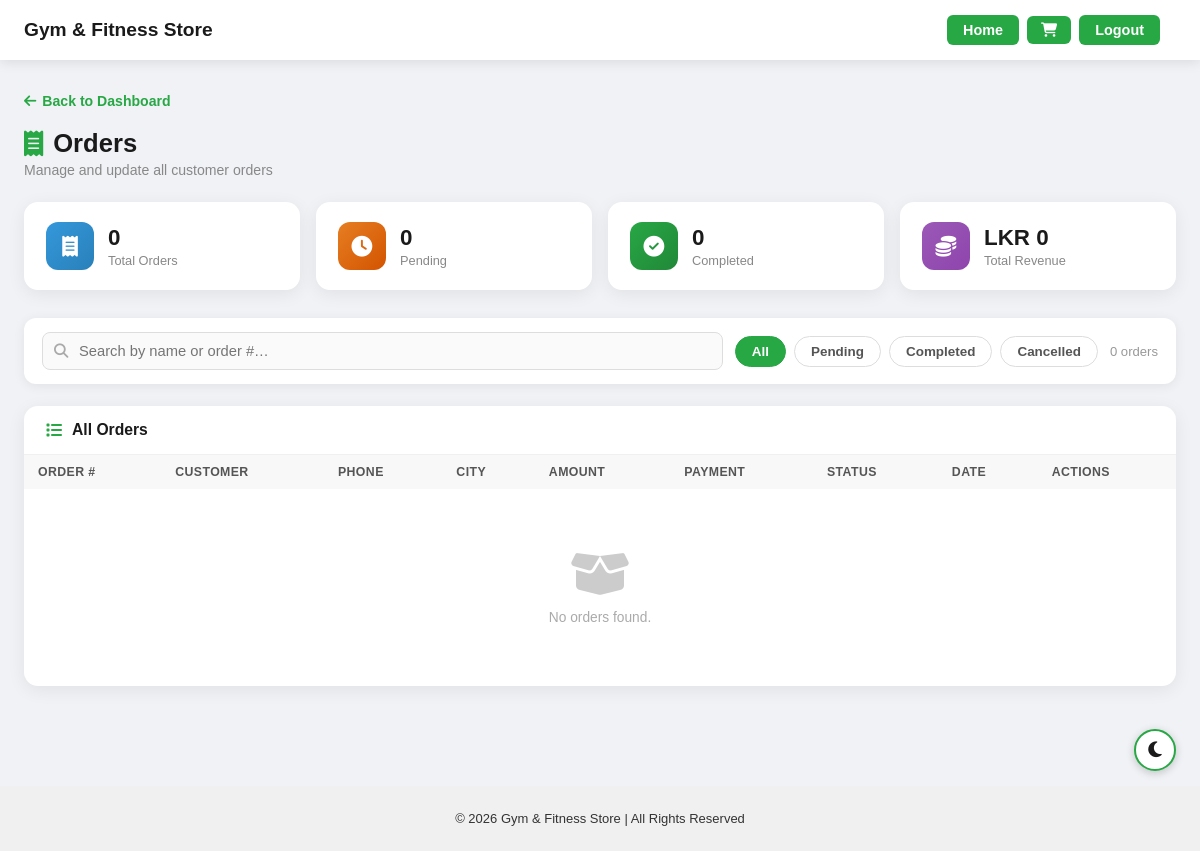
The page /admin/orders.php (signed in) on the database as committed earlier.
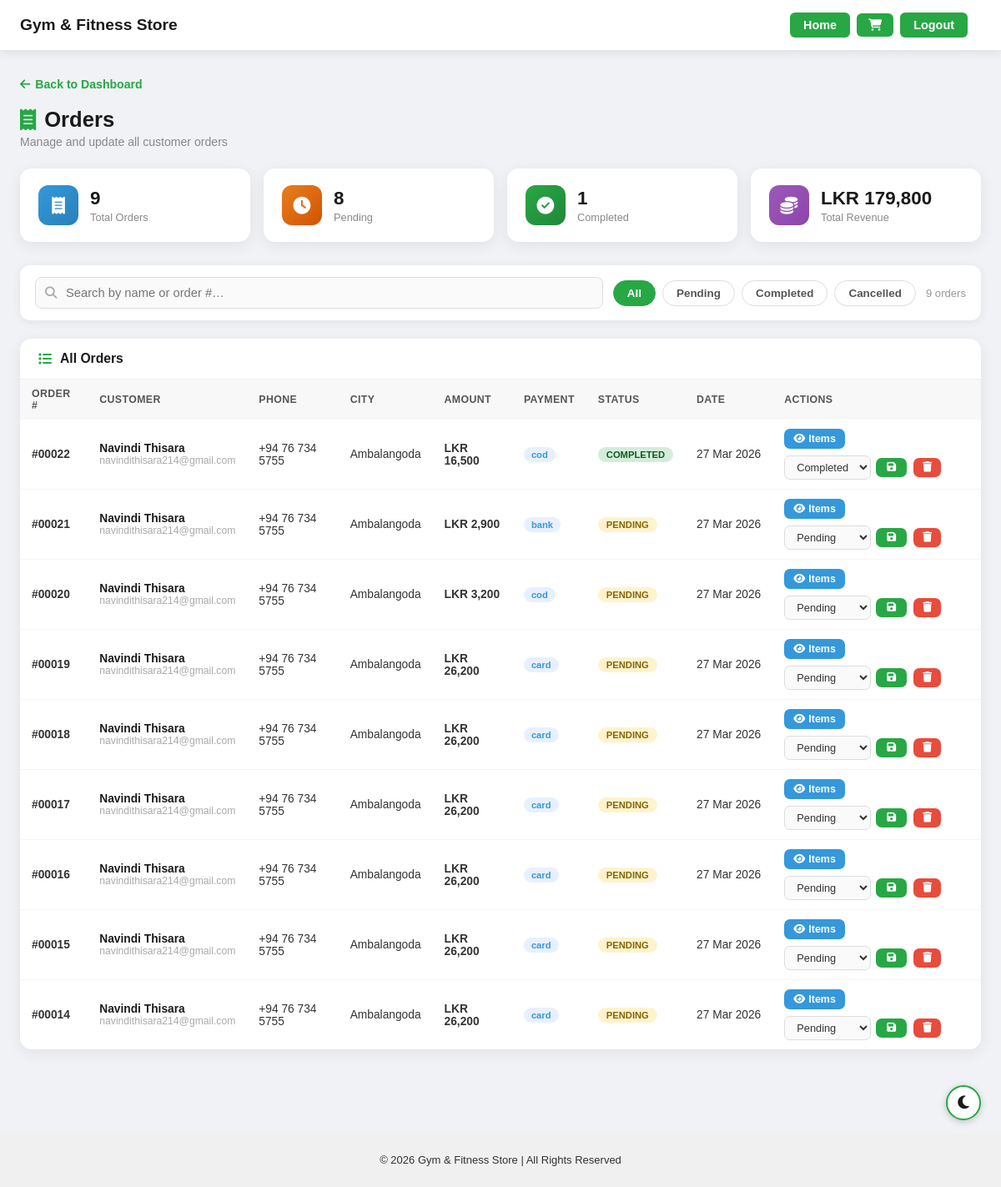
The same page on the database as committed later.
### tables this page shows
CREATE TABLE `orders` (
  `id` int(11) NOT NULL,
  `user_id` int(11) NOT NULL,
  `quantity` int(11) NOT NULL,
  `status` varchar(50) NOT NULL DEFAULT 'Paid',
  `created_at` timestamp NOT NULL DEFAULT current_timestamp(),
  `full_name` varchar(255) NOT NULL,
  `email` varchar(255) NOT NULL,
  `address` text NOT NULL,
  `phone` varchar(20) NOT NULL,
  `city` varchar(100) NOT NULL,
  `postal` varchar(20) NOT NULL,
  `payment_method` varchar(50) NOT NULL DEFAULT 'COD',
  `total_amount` decimal(10,2) NOT NULL DEFAULT 0.00
);

CREATE TABLE `users` (
  `id` int(11) NOT NULL,
  `name` varchar(100) NOT NULL,
  `email` varchar(100) NOT NULL,
  `password` varchar(255) NOT NULL,
  `role` enum('user','admin') DEFAULT 'user'
);

### admin/orders.php (the view, shortened to what this page needs)
<?php
include("../config/db.php");
$statusFilter  = $_GET['status'] ?? 'all';
$where = [];
$whereSQL = $where ? "WHERE ".implode(" AND ", $where) : "";
$orders = $conn->query("SELECT o.*, u.name as uname, u.email as uemail
                         FROM orders o
                         JOIN users u ON o.user_id = u.id
                         $whereSQL
                         ORDER BY o.created_at DESC");
$totalOrders    = $conn->query("SELECT COUNT(*) as c FROM orders")->fetch_assoc()['c'];
$pendingOrders  = $conn->query("SELECT COUNT(*) as c FROM orders WHERE status='Pending'")->fetch_assoc()['c'];
$completedOrders= $conn->query("SELECT COUNT(*) as c FROM orders WHERE status='Completed'")->fetch_assoc()['c'];
$totalRevenue   = $conn->query("SELECT SUM(total_amount) as s FROM orders")->fetch_assoc()['s'] ?? 0;
?>
<!DOCTYPE html>
<html lang="en">
<head>
<link rel="stylesheet" href="../assets/style.css">
<link rel="stylesheet" href="https://cdnjs.cloudflare.com/ajax/libs/font-awesome/6.5.1/css/all.min.css">
</head>
<body class="light-mode">
<?php include("../includes/header.php"); ?>
<div class="page-outer">
<div class="admin-wrap">
    <a href="dashboard.php" class="back-link"><i class="fa-solid fa-arrow-left"></i> Back to Dashboard</a>
    <h2 class="page-title"><i class="fa-solid fa-receipt"></i> Orders</h2>
    <p class="page-sub">Manage and update all customer orders</p>
    <div class="stats-grid">
        <div class="stat-card" style="animation-delay:0s">
            <div class="stat-icon blue"><i class="fa-solid fa-receipt"></i></div>
            <div class="stat-info"><h3><?= $totalOrders ?></h3><p>Total Orders</p></div>
        </div>
        <div class="stat-card" style="animation-delay:0.07s">
            <div class="stat-icon orange"><i class="fa-solid fa-clock"></i></div>
            <div class="stat-info"><h3><?= $pendingOrders ?></h3><p>Pending</p></div>
        </div>
        <div class="stat-card" style="animation-delay:0.14s">
            <div class="stat-icon green"><i class="fa-solid fa-circle-check"></i></div>
            <div class="stat-info"><h3><?= $completedOrders ?></h3><p>Completed</p></div>
        </div>
        <div class="stat-card" style="animation-delay:0.21s">
            <div class="stat-icon purple"><i class="fa-solid fa-coins"></i></div>
            <div class="stat-info"><h3>LKR <?= number_format((float)$totalRevenue, 0) ?></h3><p>Total Revenue</p></div>
        </div>
    </div>
    <div class="filter-bar">
        <div class="search-wrap">
            <i class="fa-solid fa-magnifying-glass"></i>
            <input type="text" id="searchInput" placeholder="Search by name or order #…" oninput="filterOrders()">
        </div>
        <div class="status-tabs">
            <button class="tab-btn <?= $statusFilter==='all'?'active':'' ?>"       onclick="setStatus('all',this)">All</button>
            <button class="tab-btn pending-tab   <?= $statusFilter==='Pending'?'active':'' ?>"   onclick="setStatus('Pending',this)">Pending</button>
            <button class="tab-btn completed-tab <?= $statusFilter==='Completed'?'active':'' ?>" onclick="setStatus('Completed',this)">Completed</button>
            <button class="tab-btn cancelled-tab <?= $statusFilter==='Cancelled'?'active':'' ?>" onclick="setStatus('Cancelled',this)">Cancelled</button>
        </div>
        <span class="results-count" id="resultsCount"></span>
    </div>
    <div class="section-card">
        <div class="section-card-header">
            <i class="fa-solid fa-list"></i>
            <h3>All Orders</h3>
        </div>
        <table>
            <thead>
                <tr>
                    <th>Order #</th>
                    <th>Customer</th>
                    <th>Phone</th>
                    <th>City</th>
                    <th>Amount</th>
                    <th>Payment</th>
                    <th>Status</th>
                    <th>Date</th>
                    <th>Actions</th>
                </tr>
            </thead>
            <tbody id="ordersBody">
            <?php if($orders && $orders->num_rows > 0):
                while($o = $orders->fetch_assoc()):
                    $statusLower = strtolower($o['status']);
            ?>
            <tr class="order-row"
                data-name="<?= strtolower(htmlspecialchars($o['full_name'])) ?>"
                data-user="<?= strtolower(htmlspecialchars($o['uname'])) ?>"
                data-id="<?= $o['id'] ?>"
                data-status="<?= $o['status'] ?>">
                <td><strong>#<?= str_pad($o['id'],5,'0',STR_PAD_LEFT) ?></strong></td>
                <td>
                    <div style="font-weight:600;color:#1a1a1a;"><?= htmlspecialchars($o['full_name']) ?></div>
                    <div style="font-size:0.76rem;color:#aaa;"><?= htmlspecialchars($o['uemail']) ?></div>
                </td>
                <td><?= htmlspecialchars($o['phone']) ?></td>
                <td><?= htmlspecialchars($o['city']) ?></td>
                <td><strong>LKR <?= number_format($o['total_amount'], 0) ?></strong></td>
                <td><span class="pay-badge"><?= htmlspecialchars($o['payment_method']) ?></span></td>
                <td><span class="status-badge <?= $statusLower ?>"><?= $o['status'] ?></span></td>
                <td style="white-space:nowrap;"><?= date('d M Y', strtotime($o['created_at'])) ?></td>
                <td>
                    <div class="order-actions">
                        <button class="btn-view" onclick="viewOrder(<?= $o['id'] ?>)">
                            <i class="fa-solid fa-eye"></i> Items
                        </button>
                        <form method="POST" style="display:flex;gap:6px;align-items:center;">
                            <select name="status" class="status-select">
                                <option value="Pending"   <?= $o['status']==='Pending'  ?'selected':'' ?>>Pending</option>
                                <option value="Completed" <?= $o['status']==='Completed'?'selected':'' ?>>Completed</option>
                            </select>
                            <button type="submit" name="update_status" class="btn-save">
                                <i class="fa-solid fa-floppy-disk"></i>
                            </button>
                        </form>
                        <a href="orders.php?delete=<?= $o['id'] ?>" class="btn-delete"
                           onclick="return confirm('Delete order #<?= str_pad($o['id'],5,'0',STR_PAD_LEFT) ?>?')">
                            <i class="fa-solid fa-trash"></i>
                        </a>
                    </div>
                </td>
            </tr>
            <?php endwhile; else: ?>
                <tr><td colspan="9">
                    <div class="empty-state">
                        <i class="fa-solid fa-box-open"></i>
                        No orders found.
                    </div>
                </td></tr>
            <?php endif; ?>
            </tbody>
        </table>
    </div>
</div>
<div class="mode-toggle-container">
    <button id="mode-toggle" title="Toggle Light/Dark Mode">
        <i class="fa-solid fa-moon"></i>
    </button>
</div>
</div>
<?php include("../includes/footer.php"); ?>
</body>
</html>

### includes/header.php (shortened to what this page needs)
<?php
$currentPage = basename($_SERVER['PHP_SELF']);
$isLanding   = $currentPage === 'index.php';
$isHome      = $currentPage === 'home.php';
$userLogged  = isset($_SESSION['user']);
$scriptDir = str_replace('\\', '/', dirname($_SERVER['PHP_SELF']));
$scriptDir = trim($scriptDir, '/');
$depth     = ($scriptDir === '') ? 0 : substr_count($scriptDir, '/') + 1;
$root      = str_repeat('../', $depth);
?>
<header class="main-header">
    <div class="logo">Gym &amp; Fitness Store</div>
    <nav id="mainNav">
        <ul>
            <?php if($isLanding): ?>
                <li><a href="auth/login.php"    class="btn-header">Login</a></li>
                <li><a href="auth/register.php" class="btn-header">Register</a></li>
            <?php else: ?>
                <?php if(!$isHome): ?>
                    <?php if($userLogged): ?>
                        <li><a href="<?= $root ?>/gym-store/user/home.php" class="btn-header">Home</a></li>
                    <?php else: ?>
                        <li><a href="<?= $root ?>/gym-store/index.php" class="btn-header">Home</a></li>
                    <?php endif; ?>
                <?php endif; ?>
                <?php if($userLogged): ?>
                    <li>
                        <a href="<?= $root ?>/gym-store/user/cart.php" class="btn-cart-header" title="Cart">
                            <i class="fa-solid fa-cart-shopping"></i>
                        </a>
                    </li>
                    <li><a href="<?= $root ?>/gym-store/auth/logout.php" class="btn-header">Logout</a></li>
                <?php endif; ?>
            <?php endif; ?>
        </ul>
    </nav>
</header>

### includes/footer.php
<footer class="main-footer">
    <div class="footer-content">
        <p>&copy; <?= date('Y') ?> Gym & Fitness Store | All Rights Reserved</p>
    </div>
</footer>

### assets/style.css (style rules this page uses)
body, html { margin:0; padding:0; font-family: Arial, sans-serif; transition: background 0.3s, color 0.3s; }
a { text-decoration:none; }
button { cursor:pointer; }
.main-header { width:100%; background:#1a1a1a; color:#fff; display:flex; align-items:center; padding:0 24px; height: 60px; z-index:1000; box-shadow:0 2px 10px rgba(0,0,0,0.2); box-sizing: border-box; flex-shrink: 0; }
.main-header .logo { font-size:20px; font-weight:bold; color:#fff !important; white-space: nowrap; flex-shrink: 0; }
.main-header nav { margin-left:auto; padding-right:40px; }
.main-header nav ul { display:flex; list-style:none; margin:0; padding:0; align-items:center; gap:10px; }
.btn-header { padding:8px 16px; border-radius:5px; background:#28a745; color:#fff !important; font-weight:bold; font-size:0.9rem; transition:background 0.3s; }
.main-footer { text-align:center; padding:8px 10px; font-size:13px; flex-shrink:0; transition:background 0.3s,color 0.3s; }
body.light-mode .main-footer { background:#f0f0f0 !important; color:#333 !important; }
body.light-mode { background:#f4f4f4; color:#222; }
body.light-mode .main-header { background:#ffffff !important; box-shadow:0 2px 12px rgba(0,0,0,0.10) !important; }
body.light-mode .main-header .logo { color:#1a1a1a !important; }
body.light-mode .btn-header, body.dark-mode .btn-header { color:#fff !important; }

### includes/header.php (style rules this page uses)
.main-header { display:flex; align-items:center; padding:0 24px; height:60px; background:#1a1a1a; z-index:1000; box-sizing:border-box; width:100%; flex-shrink:0; transition:background 0.3s,box-shadow 0.3s; }
.main-header .logo { color:#fff; font-size:1.2rem; font-weight:bold; white-space:nowrap; flex-shrink:0; transition:color 0.3s; text-decoration:none; }
body.light-mode .main-header { background:#ffffff !important; box-shadow:0 2px 12px rgba(0,0,0,0.10); }
body.light-mode .main-header .logo { color:#1a1a1a !important; }
.main-header nav { margin-left:auto; padding-right:16px; }
.main-header nav ul { list-style:none; margin:0; padding:0; display:flex; align-items:center; gap:8px; }
.btn-header { display:inline-block; padding:7px 16px; border-radius:6px; text-decoration:none; font-weight:bold; font-size:0.9rem; color:#fff !important; background:#28a745; transition:background 0.3s; }
.btn-cart-header { display:inline-flex; align-items:center; gap:6px; padding:7px 14px; border-radius:6px; text-decoration:none; font-weight:bold; font-size:0.9rem; color:#fff !important; background:#28a745; transition:background 0.3s; position:relative; }

Rows that differ between the two databases and show on the page:
added orders: id "00022", full_name "Navindi Thisara", user.email "navindithisara214@gmail.com", phone "+94 76 734 5755", city "Ambalangoda", total_amount "16,500", payment_method "cod", status "COMPLETED", created_at "27 Mar 2026", status "Completed"
added orders: id "00021", full_name "Navindi Thisara", user.email "navindithisara214@gmail.com", phone "+94 76 734 5755", city "Ambalangoda", total_amount "2,900", payment_method "bank", status "PENDING", created_at "27 Mar 2026", status "Pending"
added orders: id "00020", full_name "Navindi Thisara", user.email "navindithisara214@gmail.com", phone "+94 76 734 5755", city "Ambalangoda", total_amount "3,200", payment_method "cod", status "PENDING", created_at "27 Mar 2026", status "Pending"
added orders: id "00019", full_name "Navindi Thisara", user.email "navindithisara214@gmail.com", phone "+94 76 734 5755", city "Ambalangoda", total_amount "26,200", payment_method "card", status "PENDING", created_at "27 Mar 2026", status "Pending"
added orders: id "00018", full_name "Navindi Thisara", user.email "navindithisara214@gmail.com", phone "+94 76 734 5755", city "Ambalangoda", total_amount "26,200", payment_method "card", status "PENDING", created_at "27 Mar 2026", status "Pending"
added orders: id "00017", full_name "Navindi Thisara", user.email "navindithisara214@gmail.com", phone "+94 76 734 5755", city "Ambalangoda", total_amount "26,200", payment_method "card", status "PENDING", created_at "27 Mar 2026", status "Pending"
added orders: id "00016", full_name "Navindi Thisara", user.email "navindithisara214@gmail.com", phone "+94 76 734 5755", city "Ambalangoda", total_amount "26,200", payment_method "card", status "PENDING", created_at "27 Mar 2026", status "Pending"
added orders: id "00015", full_name "Navindi Thisara", user.email "navindithisara214@gmail.com", phone "+94 76 734 5755", city "Ambalangoda", total_amount "26,200", payment_method "card", status "PENDING", created_at "27 Mar 2026", status "Pending"
added orders: id "00014", full_name "Navindi Thisara", user.email "navindithisara214@gmail.com", phone "+94 76 734 5755", city "Ambalangoda", total_amount "26,200", payment_method "card", status "PENDING", created_at "27 Mar 2026", status "Pending"
Other text that changed with them:
$totalOrders: "0" → "9"
$pendingOrders: "0" → "8"
$completedOrders: "0" → "1"
$totalRevenue: "0" → "179,800"
text written by a page script: "0 orders" → "9 orders"
text no longer shown: "No orders found."
